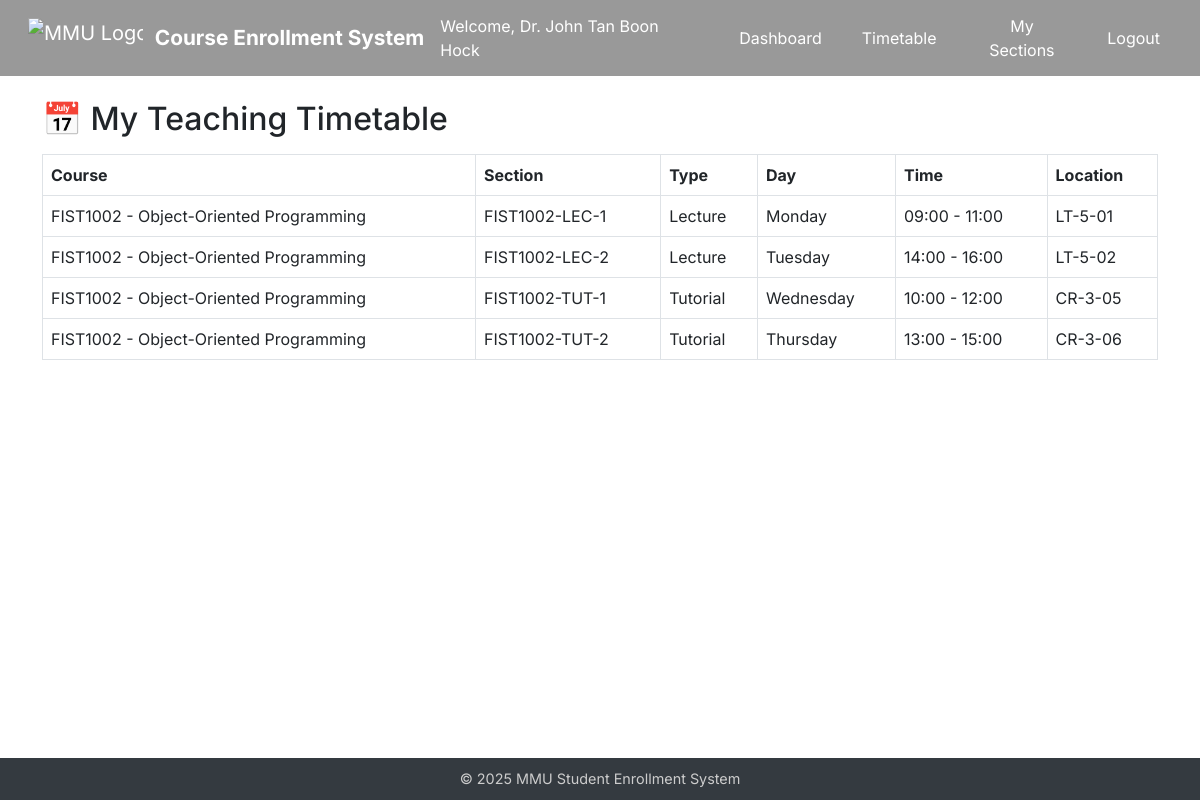
The app's page /instructor/timetable (signed in), older data.
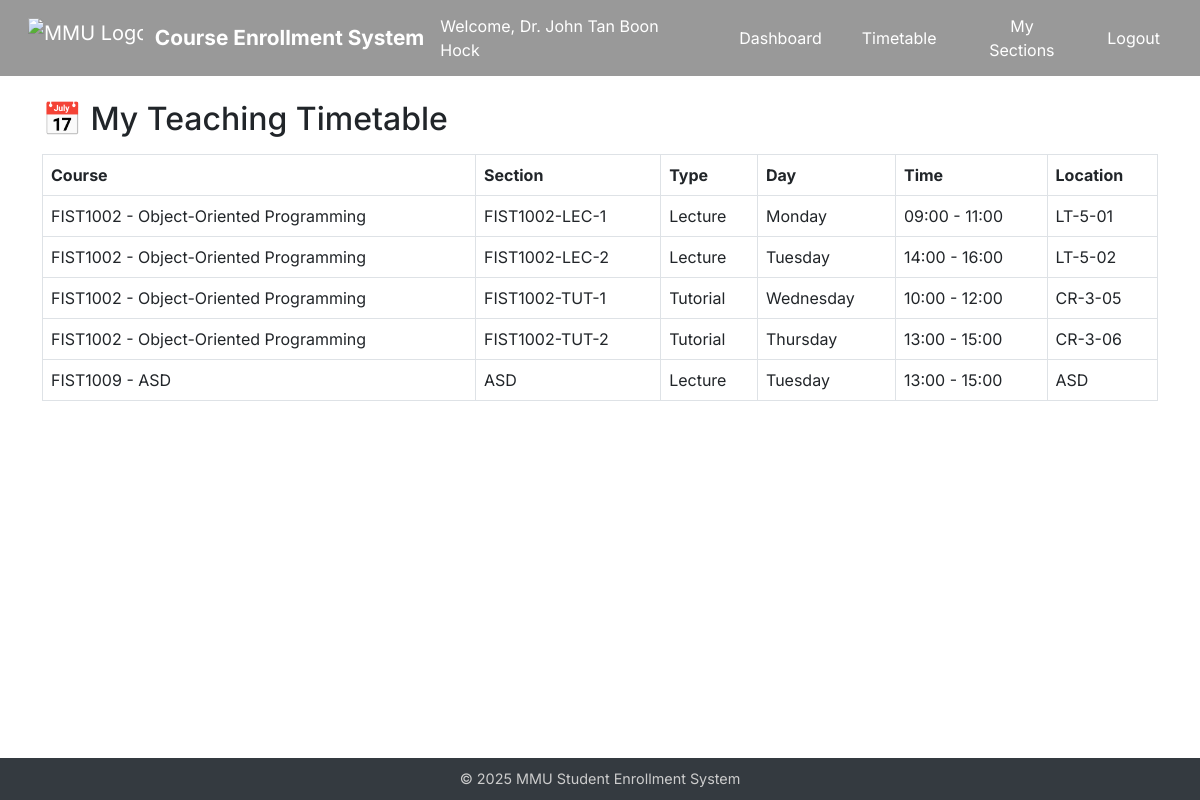
The same page, newer data.
### app/models.py (models this page shows)
class Section(db.Model):
    id = db.Column(db.Integer, primary_key=True)
    course_id = db.Column(db.Integer, db.ForeignKey('course.id'), nullable=False)
    name = db.Column(db.String(20), nullable=False)
    type = db.Column(db.String(20), nullable=False)
    location = db.Column(db.String(128), nullable=False)    # ✅ 加这个
    day = db.Column(db.String(20), nullable=False)
    start_time = db.Column(db.Time, nullable=False)         # ✅ 建议用标准时间类型
    end_time = db.Column(db.Time, nullable=False)
    quota = db.Column(db.Integer, nullable=False)
    instructor_id = db.Column(db.Integer, db.ForeignKey("instructor.id"))
    instructor = db.relationship('Instructor', backref='sections')
    course = db.relationship("Course", back_populates="sections")
    enrollments = db.relationship("Enrollment", back_populates="section", cascade="all, delete")

class Course(db.Model):
    id = db.Column(db.Integer, primary_key=True)
    course_code = db.Column(db.String(10), unique=True)
    course_name = db.Column(db.String(128))
    description = db.Column(db.Text)
    credits = db.Column(db.Integer)
    semester = db.Column(db.String(64))
    department = db.Column(db.String(64))
    prerequisite_id = db.Column(db.Integer, db.ForeignKey('course.id'))
    prerequisite = db.relationship("Course", remote_side=[id])
    enrollments = db.relationship('Enrollment', backref='course', lazy=True)
    sections = db.relationship('Section', back_populates='course', cascade='all, delete')

### app/routes/instructor.py (the view)
@instructor_bp.route("/timetable")
@login_required
def timetable():
    if not current_user.is_instructor:
        abort(403)
    sections = Section.query.filter_by(instructor_id=current_user.id).all()
    return render_template("instructor/timetable.html", sections=sections)

### app/models.py (called while the page is built)
    @property
    def is_instructor(self):
        return True

    @property
    def is_admin(self):
        return False

    @property
    def is_student(self):
        return False

### app/templates/instructor/timetable.html (shortened to what this page needs)
{% extends "base.html" %}
{% block content %}
<h2 class="mb-3">📅 My Teaching Timetable</h2>
{% if sections %}
<table class="table table-bordered">
    <thead>
        <tr>
            <th>Course</th>
            <th>Section</th>
            <th>Type</th>
            <th>Day</th>
            <th>Time</th>
            <th>Location</th>
        </tr>
    </thead>
    <tbody>
        {% for section in sections %}
        <tr>
            <td>{{ section.course.course_code }} - {{ section.course.course_name }}</td>
            <td>{{ section.name }}</td>
            <td>{{ section.type }}</td>
            <td>{{ section.day }}</td>
            <td>{{ section.start_time.strftime('%H:%M') }} - {{ section.end_time.strftime('%H:%M') }}</td>
            <td>{{ section.location }}</td>
        </tr>
        {% endfor %}
    </tbody>
</table>
{% else %}
<p class="text-muted">You are not assigned to any sections.</p>
{% endif %}
{% endblock %}

Row changes from the older to the newer data that the page shows:
added Section: course.course_code "FIST1009", course.course_name "ASD", name "ASD", type "Lecture", day "Tuesday", start_time "13:00", end_time "15:00", location "ASD"
